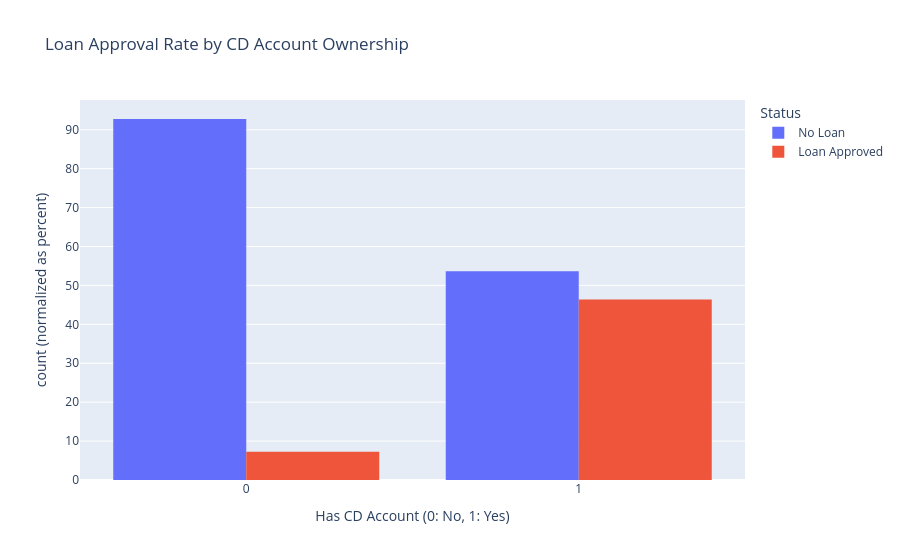

The notebook cell this image was saved under:
### Markdown cell above
A CD account is a specific type of savings account where money is locked away for a fixed term to earn higher interest. In banking analytics, looking at a CD Account Chart helps you see if having this type of financial product makes a customer more likely to buy other products, like personal loans.

### Code cell
# Group and calculate percentages directly for CD Accounts
fig_cd = px.histogram(
    df, 
    x='CD.Account', 
    color='Personal.Loan', 
    barmode='group',
    barnorm='percent',
    title='Loan Approval Rate by CD Account Ownership',
    labels={'CD.Account': 'Has CD Account (0: No, 1: Yes)', 'percent': 'Percentage (%)', 'Personal.Loan': 'Status'}
)

fig_cd.show()

### Figure 1 — Plotly figure (JSON) as saved in the notebook; plotly's stock layout.template omitted (floating-point values rounded to 4 significant figures; data arrays with more than 128 entries replaced by an {"elided": "..."} marker saying what was removed)
{"data": [{"alignmentgroup": "True", "bingroup": "x", "hovertemplate": "Status=No Loan<br>Has CD Account (0: No, 1: Yes)=%{x}<br>count (normalized as percent)=%{y}<extra></extra>", "legendgroup": "No Loan", "marker": {"color": "#636efa", "pattern": {"shape": ""}}, "name": "No Loan", "offsetgroup": "No Loan", "orientation": "v", "showlegend": true, "type": "histogram", "x": {"elided": "4520 int values"}, "xaxis": "x", "yaxis": "y"}, {"alignmentgroup": "True", "bingroup": "x", "hovertemplate": "Status=Loan Approved<br>Has CD Account (0: No, 1: Yes)=%{x}<br>count (normalized as percent)=%{y}<extra></extra>", "legendgroup": "Loan Approved", "marker": {"color": "#EF553B", "pattern": {"shape": ""}}, "name": "Loan Approved", "offsetgroup": "Loan Approved", "orientation": "v", "showlegend": true, "type": "histogram", "x": {"elided": "480 int values"}, "xaxis": "x", "yaxis": "y"}], "layout": {"barmode": "group", "barnorm": "percent", "legend": {"title": {"text": "Status"}, "tracegroupgap": 0}, "title": {"text": "Loan Approval Rate by CD Account Ownership"}, "xaxis": {"anchor": "y", "domain": [0, 1], "title": {"text": "Has CD Account (0: No, 1: Yes)"}}, "yaxis": {"anchor": "x", "domain": [0, 1], "title": {"text": "count (normalized as percent)"}}}}
